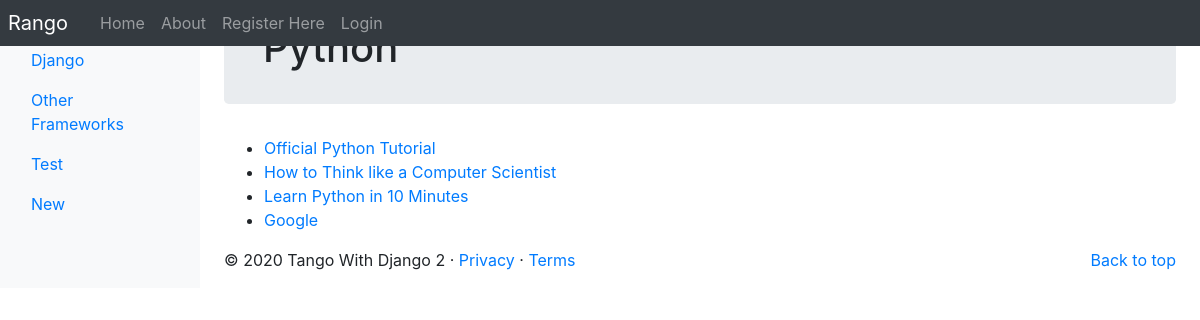
/rango/category/python/, run on the app's committed database.
### rango/models.py (models this page shows, shortened)
class Category(models.Model):
    name = models.CharField(max_length=128, unique=True)
    views = models.IntegerField(default=0)
    likes = models.IntegerField(default=0)
    slug = models.SlugField(unique=True)
    class Meta:
        verbose_name_plural = "Categories"

class Page(models.Model):
    category = models.ForeignKey(Category, on_delete=models.CASCADE)
    title = models.CharField(max_length=128)
    url = models.URLField()
    views = models.IntegerField(default=0)

### rango/views.py (the view)
# urls.py: path('category/<slug:category_name_slug>/', views.show_category, name='show_category'),
def show_category(request, category_name_slug):
    context_dict = {}
    try:
        category = Category.objects.get(slug=category_name_slug)
        pages = Page.objects.filter(category=category)
        context_dict['pages'] = pages
        context_dict['category'] = category
    except Category.DoesNotExist:
        context_dict['category'] = None
        context_dict['pages'] = None
    return render(request, 'rango/category.html', context_dict)

### rango/templatetags/rango_template_tags.py (called while the page is built)
@register.inclusion_tag('rango/cats.html')
def get_category_list(cat=None):
    return {'cats': Category.objects.all(), 'act_cat': cat}

### templates/rango/category.html (shortened to what this page needs)
{% extends 'rango/base.html' %}
{% load staticfiles %}
{% block body_block %}
{% if category %}
<div class="jumbotron p-4">
    <div class="container">
        <h1 class="jumbotron-heading">{{ category.name }}</h1>
    </div>
</div>
{% if pages %}
<ul>
    {% for page in pages %}
    <li><a href="{{ page.url }}">{{ page.title }}</a></li>
    {% endfor %}
</ul>
{% else %}
<strong>No pages currently in category.</strong>
{% endif %}
{% else %}
The specified category does not exist.
{% endif %}
{% endblock %}

### templates/rango/cats.html (shortened to what this page needs)
<ul class="nav flex-column">
    {% if cats %}
        {% for c in cats %}
        {% if c == act_cat %}
            <li class="nav-item">
                <a class="nav-link active" href="{% url 'show_category' c.slug %}">
                     {{ c.name }}</a>
            </li>
    {% else %}
        <li class="nav-item">
            <a class="nav-link" href="{% url 'show_category' c.slug %}">
                {{ c.name }}</a>
        </li>
    {% endif %}
    {% endfor %} {% else %}
        <li class="nav-item">No Categories Yet!</li>
    {% endif %}
</ul>

### data on the page
Category: name "Django"
Category: name "Other Frameworks"
Category: name "Test"
Category: name "New"
Category: name "Python"
Page: title "Official Python Tutorial"
Page: title "How to Think like a Computer Scientist"
Page: title "Learn Python in 10 Minutes"
Page: title "Google"
